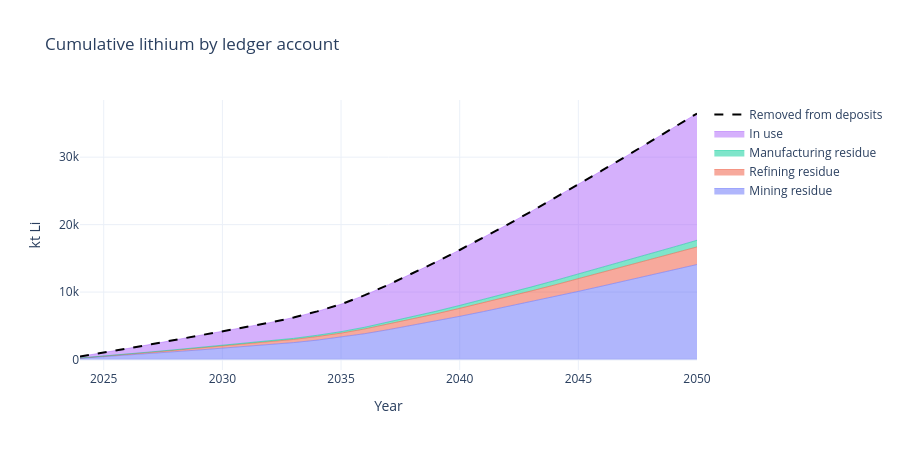

Notebook cell for this chart:
### Markdown cell above
**4b. Where the extracted lithium sits over time.** The stacked areas are lithium held in every account except the deposits; the dashed line is the lithium removed from deposits. They coincide because the ledger conserves mass in every period.

### Code cell
stocks = base["stocks"].groupby(["year", "group"])["kt_li"].sum().unstack(fill_value=0.0)
opening_deposits = sum(mass for (_, stock, _, component), mass in model.ledger.opening.items()
                       if stock == "geological_stock" and component == "Li") / 1e3
removed = opening_deposits - stocks["Deposits"]
held = stocks.drop(columns=["Deposits", "Reagents"], errors="ignore")
held = held.loc[:, held.max() > 1e-6]
order = ["Mining residue", "Refining residue", "Manufacturing residue", "In use"]
others = [c for c in held if c not in order]
fig = go.Figure()
for group in [c for c in order if c in held] + others:
    fig.add_trace(go.Scatter(x=held.index, y=held[group], name=group, stackgroup="held", line={"width": 0.5}))
fig.add_trace(go.Scatter(x=removed.index, y=removed, name="Removed from deposits",
                         line={"color": "#000000", "width": 2, "dash": "dash"}))
fig.update_layout(title="Cumulative lithium by ledger account", template="plotly_white", height=450,
                  hovermode="x unified", yaxis_title="kt Li", xaxis_title="Year")
fig.update_xaxes(dtick=5)
fig.show()
print(f"Largest gap between removed and held lithium: {(removed - held.sum(axis=1)).abs().max() * 1e3:.2e} t")

### Figure 1 — Plotly figure (JSON) as saved in the notebook; plotly's stock layout.template omitted (floating-point values rounded to 4 significant figures)
{"data": [{"line": {"width": 0.5}, "name": "Mining residue", "stackgroup": "held", "type": "scatter", "x": [2024, 2025, 2026, 2027, 2028, 2029, 2030, 2031, 2032, 2033, 2034, 2035, 2036, 2037, 2038, 2039, 2040, 2041, 2042, 2043, 2044, 2045, 2046, 2047, 2048, 2049, 2050], "y": [186.5, 406.8, 659.8, 912.0, 1166.0, 1420.0, 1671.0, 1932.0, 2208.0, 2516.0, 2884.0, 3310.0, 3836.0, 4436.0, 5064.0, 5722.0, 6408.0, 7112.0, 7835.0, 8575.0, 9332.0, 10110.0, 10890.0, 11680.0, 12480.0, 13280.0, 14090.0]}, {"line": {"width": 0.5}, "name": "Refining residue", "stackgroup": "held", "type": "scatter", "x": [2024, 2025, 2026, 2027, 2028, 2029, 2030, 2031, 2032, 2033, 2034, 2035, 2036, 2037, 2038, 2039, 2040, 2041, 2042, 2043, 2044, 2045, 2046, 2047, 2048, 2049, 2050], "y": [34.35, 74.97, 121.6, 168.1, 214.9, 261.7, 308.0, 356.1, 406.9, 463.7, 531.5, 610.0, 707.1, 818.0, 934.0, 1056.0, 1182.0, 1312.0, 1446.0, 1583.0, 1723.0, 1866.0, 2011.0, 2157.0, 2304.0, 2452.0, 2602.0]}, {"line": {"width": 0.5}, "name": "Manufacturing residue", "stackgroup": "held", "type": "scatter", "x": [2024, 2025, 2026, 2027, 2028, 2029, 2030, 2031, 2032, 2033, 2034, 2035, 2036, 2037, 2038, 2039, 2040, 2041, 2042, 2043, 2044, 2045, 2046, 2047, 2048, 2049, 2050], "y": [11.68, 26.16, 42.75, 59.19, 75.75, 92.3, 108.6, 125.3, 142.9, 162.5, 186.1, 213.8, 249.8, 292.1, 336.6, 383.4, 432.4, 482.9, 534.8, 588.2, 643.0, 699.2, 756.0, 813.3, 871.2, 929.7, 988.8]}, {"line": {"width": 0.5}, "name": "In use", "stackgroup": "held", "type": "scatter", "x": [2024, 2025, 2026, 2027, 2028, 2029, 2030, 2031, 2032, 2033, 2034, 2035, 2036, 2037, 2038, 2039, 2040, 2041, 2042, 2043, 2044, 2045, 2046, 2047, 2048, 2049, 2050], "y": [222.0, 497.0, 812.2, 1125.0, 1439.0, 1754.0, 2063.0, 2382.0, 2715.0, 3088.0, 3535.0, 4062.0, 4746.0, 5549.0, 6395.0, 7284.0, 8216.0, 9175.0, 10160.0, 11180.0, 12220.0, 13280.0, 14360.0, 15450.0, 16550.0, 17660.0, 18790.0]}, {"line": {"color": "#000000", "dash": "dash", "width": 2}, "name": "Removed from deposits", "type": "scatter", "x": [2024, 2025, 2026, 2027, 2028, 2029, 2030, 2031, 2032, 2033, 2034, 2035, 2036, 2037, 2038, 2039, 2040, 2041, 2042, 2043, 2044, 2045, 2046, 2047, 2048, 2049, 2050], "y": [454.6, 1005.0, 1636.0, 2264.0, 2896.0, 3527.0, 4151.0, 4795.0, 5473.0, 6230.0, 7137.0, 8196.0, 9539.0, 11100.0, 12730.0, 14450.0, 16240.0, 18080.0, 19980.0, 21920.0, 23910.0, 25960.0, 28020.0, 30100.0, 32200.0, 34320.0, 36470.0]}], "layout": {"height": 450, "hovermode": "x unified", "title": {"text": "Cumulative lithium by ledger account"}, "xaxis": {"dtick": 5, "title": {"text": "Year"}}, "yaxis": {"title": {"text": "kt Li"}}}}
